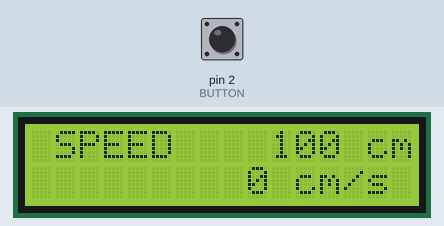
Recording of a sketch running on a simulated Arduino Uno, built with avr-gcc and run on an emulated ATmega328P. Shown: 16×2 character LCD. The test bench sets the inputs (shaded band); at power-on: pin 2 (BUTTON) HIGH. What the sketch prints to the serial monitor is not drawn.

Above: at 1.6 s.
1.7 s: pin 2 (BUTTON) pulled LOW for 0.15 s
At 2.5 s:
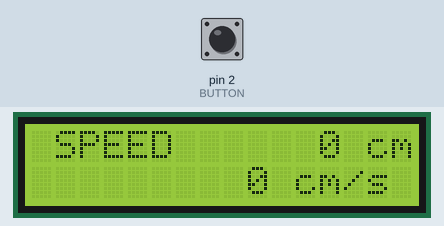
4.5 s: pin 2 (BUTTON) pulled LOW for 1 s
At 7.4 s:
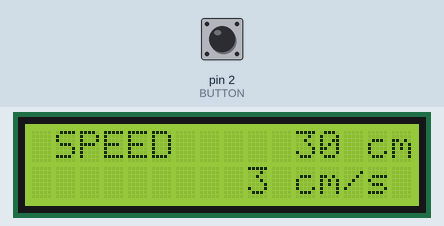
Timing chart, 0 to 8.9 s (numbered marks = the images above; inputs shaded):
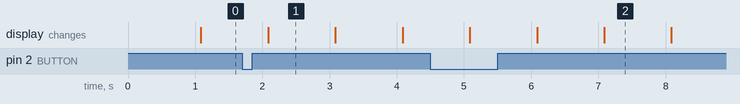

The sketch:

LCD_Module+Button2.ino
```cpp
#include <Wire.h>                  // i2C 통신을 위한 라이브러리
#include <LiquidCrystal_I2C.h>     // LCD 1602 I2C용 라이브러리

#define BUTTON 2

LiquidCrystal_I2C lcd(0x27, 16, 2); // 접근주소: 0x3F or 0x27

bool btn_flag=0;
bool mode = 1;
int distance = 100;
int velocity = 0;
int digit_distance = 12;
int digit_velocity = 9;
bool mode_tmp = 1;
int digit_distance_tmp = 0;
int digit_velocity_tmp = 0;
unsigned long time_previous, time_current;

String string_mode;
String string_distance;
String string_velocity;

void Lcd_Module();

void setup()
{
  lcd.init();  // LCD 초기화
  lcd.backlight();
  Serial.begin(9600);
  pinMode(BUTTON, INPUT);
  digitalWrite(BUTTON, INPUT_PULLUP);
  attachInterrupt(digitalPinToInterrupt(BUTTON), cluster_Reset, CHANGE);
  time_previous = millis();
}

// void LCD_reset(){ // 초기화
//     lcd.clear();
//     distance = 0;
//     velocity = 0;
// }

int digitCheck(int num){  // 자릿수 체크
    int cnt = 0;
    while(num!=0){
        num/=10;
        cnt++;
    }
    return cnt;
}

void writeLCD_distance(){  // 주행거리 입력
    if(digit_distance <= 1){
        lcd.setCursor(12,0);
        lcd.print(string_distance);
    }
    else if(digit_distance == 2){
        lcd.setCursor(11,0);
        lcd.print(string_distance);
    }
    else if(digit_distance == 3){
        lcd.setCursor(10,0);
        lcd.print(string_distance);
    }
    else if(digit_distance == 4){
        lcd.setCursor(9,0);
        lcd.print(string_distance);
    }
    lcd.setCursor(14,0);
    lcd.print("cm");
}

void writeLCD_velocity(){   // 속도 입력
    if(digit_velocity <= 1){
        lcd.setCursor(9,1);
        lcd.print(string_velocity);
    }
    else if(digit_velocity == 2){
        lcd.setCursor(8,1);
        lcd.print(string_velocity);
    }
    else if(digit_velocity == 3){
        lcd.setCursor(8,1);
        lcd.print(string_velocity);
    }
    lcd.setCursor(11,1);
    lcd.print("cm/s");
}

void writeLCD_mode(){   // mode 입력
    lcd.setCursor(1,0);
    if(mode){
        lcd.print("SPEED");
    }
    else {
        lcd.print("SAFETY");
    }
}

void cluster(){     // LCD cluster
    if(btn_flag==1) lcd.clear();
    if(distance < 0) distance = 0;
    if(velocity < 0) velocity = 0;

    digit_distance = digitCheck(distance);  // 현재 distance 자릿 수를 저장
    digit_velocity = digitCheck(velocity);  // 현재 velocity 자릿 수를 저장

    if(digit_distance < digit_distance_tmp) lcd.clear();
    if(digit_velocity < digit_velocity_tmp) lcd.clear();
    // if(mode != mode_tmp) lcd.clear();

    string_distance = String(distance);
    string_velocity = String(velocity);
    string_mode = String(mode);

    lcd.clear();
    writeLCD_mode();
    writeLCD_distance();
    writeLCD_velocity();

    // delay(1000);
    distance += 30;
    velocity += 3;

    digit_distance_tmp = digit_distance;
    digit_velocity_tmp = digit_velocity;
    // mode_tmp = mode;

    // lcd.clear();
}

void cluster_Reset(){  // 인터럽트 함수
    if(digitalRead(BUTTON) == HIGH)
    {
        if(btn_flag==0)
        {
            btn_flag = 1;
            // Serial.println("===pushed===");
            // LCD_reset();
            // lcd.clear();  // 이 명령어 사용 시 loop문 멈춤
            distance = 0;
            velocity = 0;
        }
        else{}
    }
    else
    {
        btn_flag = 0;
        // Serial.println("===released===");
    }
}

void loop()
{
    time_current = millis();
    if(time_current - time_previous >= 1000){
        time_previous = time_current;
        cluster();
        Serial.println("timer");
    }
    // cluster();
    // Serial.println("running...");
}
```

Measured:
- what the display in image 1 shows lasts 1.0 s, from 2.1 s to 3.1 s
